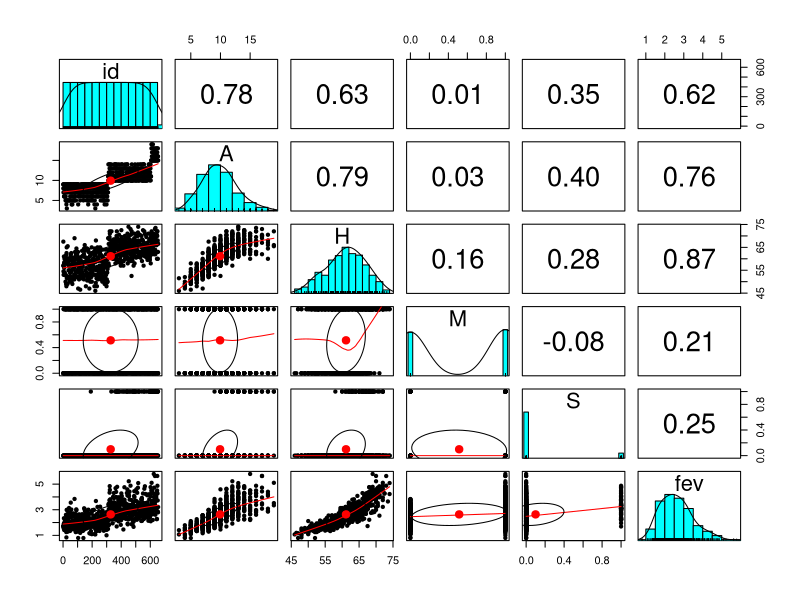
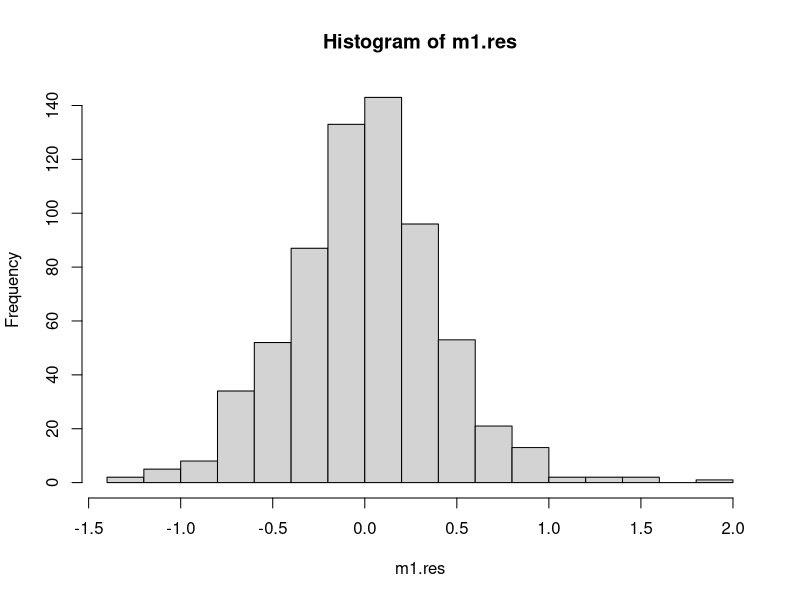
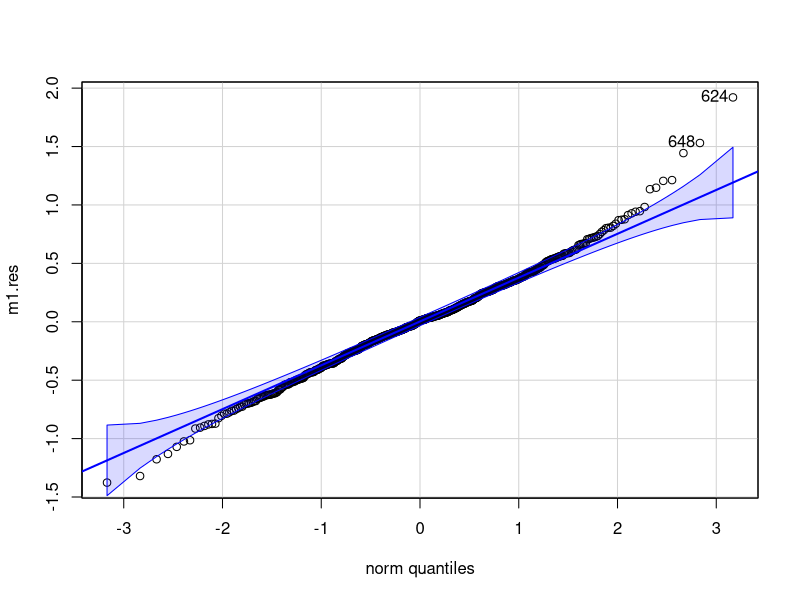
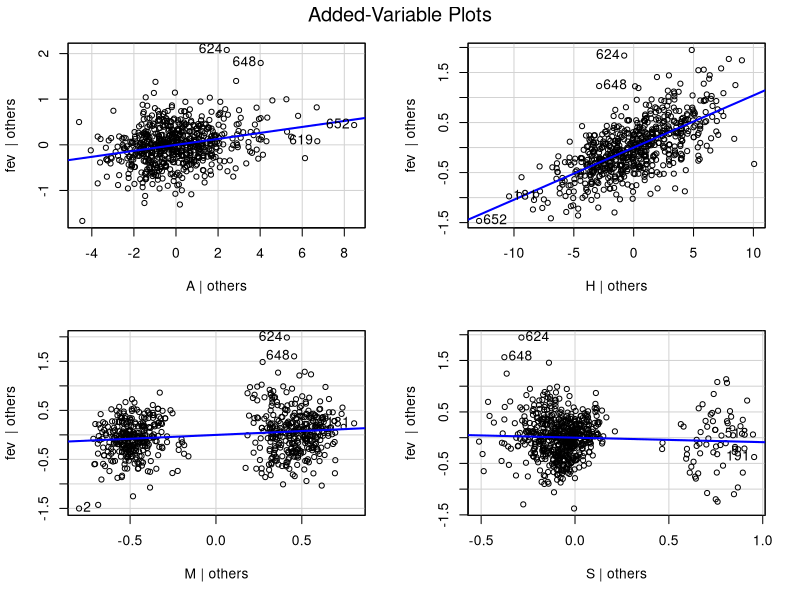
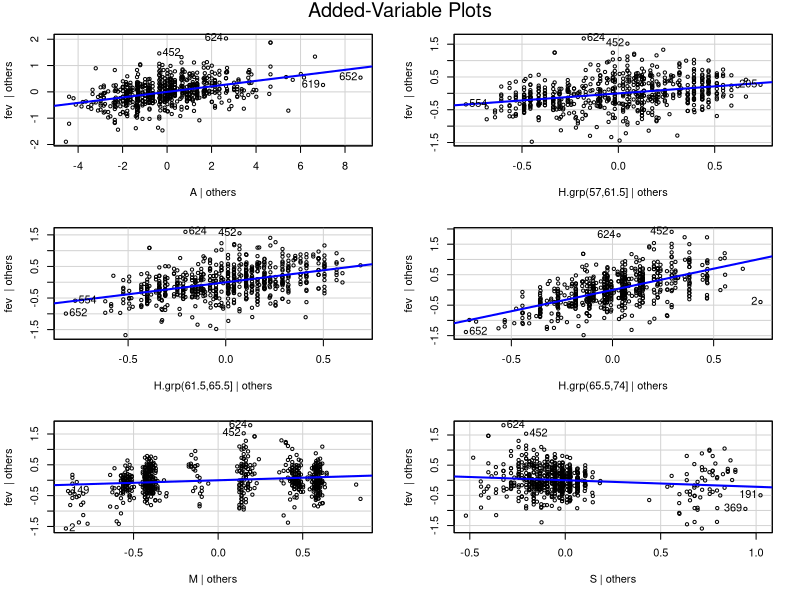
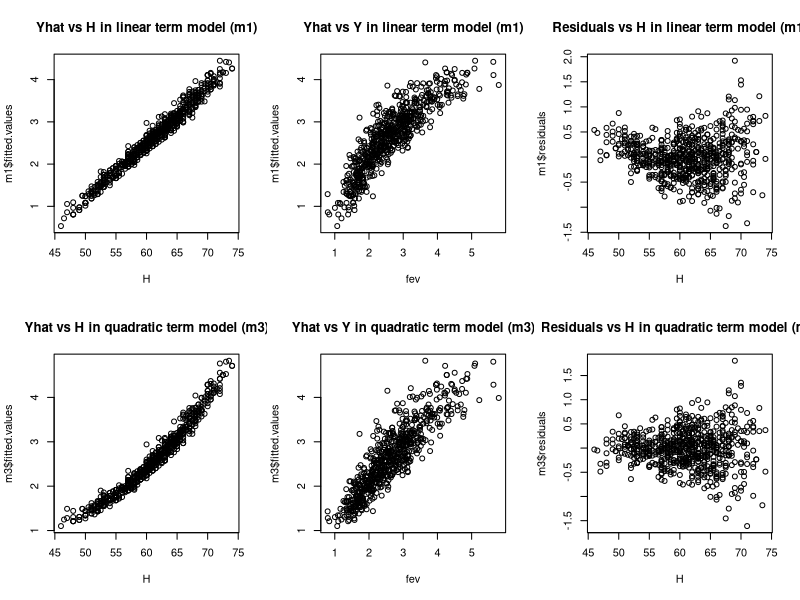

The R source for these figures, in order:
## ---- chunk 1
options(width = 70)
options(warn=-1)
## ---- chunk 2
knitr::knit_hooks$set(mysize = 
  function(before, options, envir){
    if (before) return(options$size)
  }
)
knitr::opts_chunk$set(fig.width=10, fig.height=6) 
## ---- chunk 3
rm(list=ls())
data = read.csv(file="fev.csv",header=T)
attach(data)
head(data)
## ---- chunk 4
# psych::describe(data)
psych::pairs.panels(data)
## ---- chunk 5
m1 = lm(fev~A+H+M+S)
m1.yhat = m1$fitted.values
m1.res = m1$residuals #m1.yhat-fev
m1.h = hatvalues(m1)  #leverage
m1.r = rstandard(m1)  #internally studentized residuals
m1.rr = rstudent(m1)  #externally studentized residuals
## ---- chunk 6
Hmisc::describe(m1.h)
m1.h[which.max(m1.h)]
## ---- chunk 7
Hmisc::describe(m1.res)
Hmisc::describe(m1.res)$counts[c(".25",".50",".75")]
## ---- chunk 8
hist(m1.res,breaks=15)
## ---- chunk 9
qq.m1.res = car::qqPlot(m1.res)
m1.res[qq.m1.res]
## ---- chunk 10
n = nrow(data); p = m1$rank # dimensions
m1.sigma = sqrt(  sum(m1.res^2)/(n-p)  )
m1.z = m1.res/m1.sigma #standardized residual
## ---- chunk 11
m1.z.g1 = as.numeric(abs(m1.z)>1); mean(m1.z.g1)*100
m1.z.g2 = as.numeric(abs(m1.z)>2); mean(m1.z.g2)*100
m1.z.g2.5 = as.numeric(abs(m1.z)>2.5); mean(m1.z.g2.5)*100
## ---- chunk 12
car::avPlots(m1)
## ---- chunk 13
#car::residualPlots(m1,type="response")
## ---- chunk 14
H.grp = cut(H,breaks=quantile(H, probs=seq(0,1, by=0.25)),include.lowest=T)
m2 = lm(fev~A+H.grp+M+S)
summary(m2)
## ---- chunk 15
car::avPlots(m2)
## ---- chunk 16
#car::residualPlots(m2,type="response")
## ---- chunk 17
H.c = H-median(H,na.rm=T)
m3 = lm(fev~A+H.c+I(H.c^2)+M+S)
summary(m3)
## ---- chunk 18
par(mfrow=c(2,3))
plot(x=H,y=m1$fitted.values,main="Yhat vs H in linear term model (m1)")
plot(x=fev,y=m1$fitted.values,main="Yhat vs Y in linear term model (m1)")
plot(x=H,y=m1$residuals,main="Residuals vs H in linear term model (m1)")
plot(x=H,y=m3$fitted.values,main="Yhat vs H in quadratic term model (m3)")
plot(x=fev,y=m3$fitted.values,main="Yhat vs Y in quadratic term model (m3)")
plot(x=H,y=m3$residuals,main="Residuals vs H in quadratic term model (m3)")
# dev.off()
